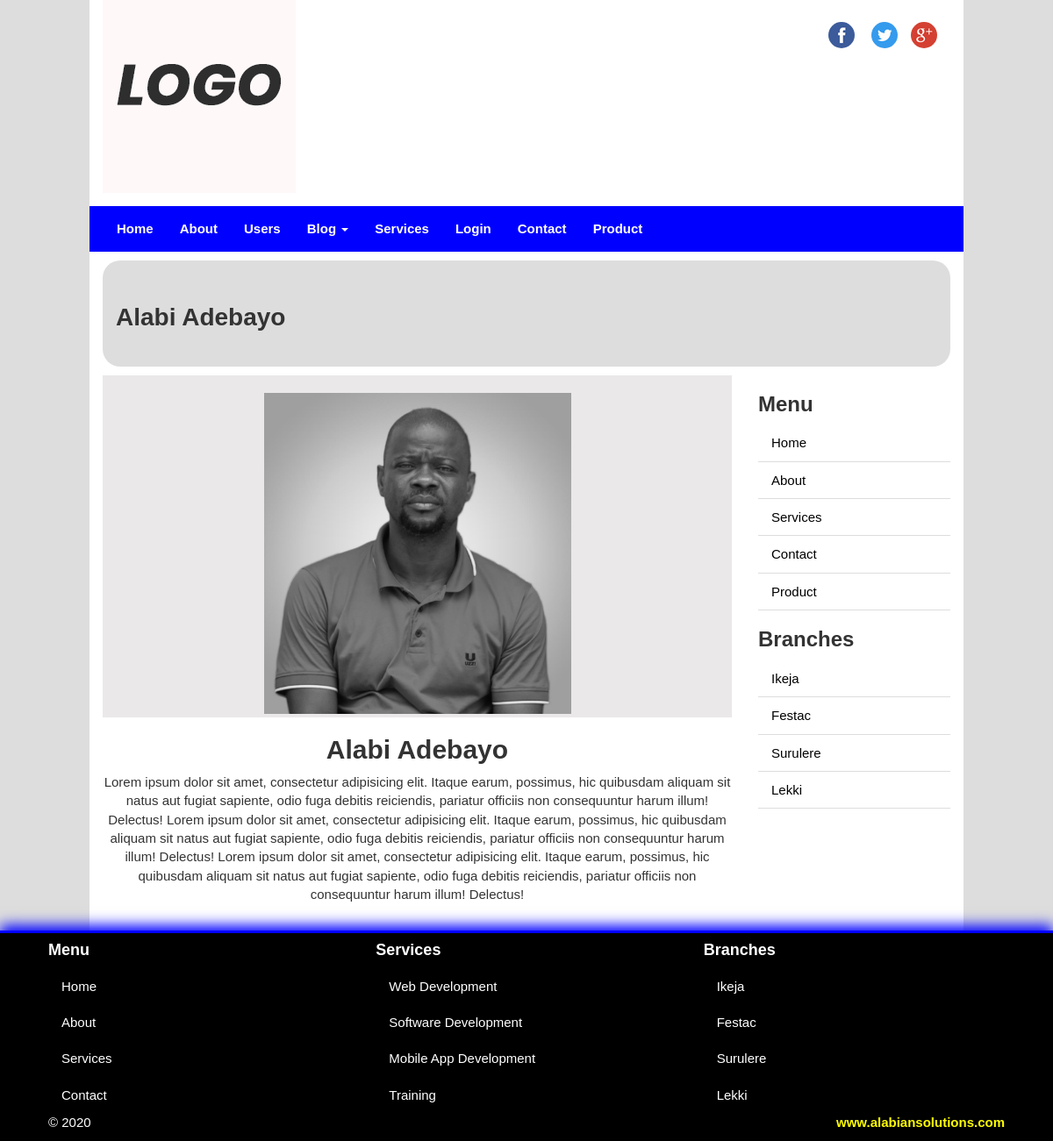
Screenshot of /frontend/about-detail/2 with the database file from the repository.
### classwork_app/models.py (models this page shows, shortened)
class About(models.Model):
    abt_title = models.CharField(max_length=150)
    profile = models.ImageField(blank=True, null=True, upload_to='uploads/')
    description = models.TextField(blank=True)

### classwork_app/views.py (the view)
# urls.py: path('about-detail/<int:abt_id>', views.about_detail, name='about_detail'),
def about_detail(request, abt_id):
    try:
        detail = About.objects.get(id=abt_id)
    except About.DoesNotExist:
        raise Http404('Model or page does not exist')
    return render(request, 'classwork_app/detail.html', {'dt':detail})

### classwork_app/custom_processor.py (called while the page is built)
def footer_date(request):
    footer_time = datetime.now()
    context = {'site_date':footer_time}
    return context

def menu_cat(request):
    category = Category.objects.all()
    kwargs = {'cat':category}
    return kwargs

### classwork_app/templates/classwork_app/detail.html (shortened to what this page needs)
{% extends 'classwork_app/base.html' %}
{% load static %}
{% block content %}
<section id="sectionTitle">
  <div class="pageTitle">
    <h1>{{ dt.abt_title }}</h1>
  </div>
</section>
<section id="content">
  <div class="row">
    <div class="col-sm-9 text-center" id="detailContent">
      {% if dt %}
        <div class="contain-img">
          <div class="img-div">
              <img src="{{ dt.profile.url }}" class="img-responsive">
          </div>
        </div>
        <div class="detail-content">
          <h2>{{ dt.abt_title }}</h2>
          <p>
           {{ dt.description }}
          </p>
        </div>
        {% endif %}
    </div>
    {% include 'classwork_app/sidebar.html' %}
  </div>
</section>
{% endblock %}

### classwork_app/static/classwork_app/css/style.css (style rules this page uses)
body { font-family: arial, verdana, sans-serif; font-size:15px; background-color:#ddd; }
h1, h2, h3, h4, h5, h6 { font-weight: bold; }
h1 { font-size:28px; }
#sectionTitle { background-color:#ddd; padding:30px 15px; margin: 10px 0; border-radius:20px; }
.img-div { width: 350px; height: 350px; margin: auto; }
.contain-img { background-color: #EAE8E8; padding: 20px; box-sizing: border-box; }
#detailContent img { width: 100%; height: auto; }

### rows the page displays
About: abt_title "Alabi Adebayo", profile (picture), description "Lorem ipsum dolor sit amet, consectetur adipisicing elit. Itaque earum, possimus, hic quibusdam aliquam sit natus aut fugiat sapiente, odio fuga debitis reiciendis, pariatur officiis non consequuntur harum illum! Delectus! Lorem ipsum dolor sit amet, consectetur adipisicing elit. Itaque earum, possimus, hic quibusdam aliquam sit natus aut fugiat sapiente, odio fuga debitis reiciendis, pariatur officiis non consequuntur harum illum! Delectus! Lorem ipsum dolor sit amet, consectetur adipisicing elit. Itaque earum, possimus, hic quibusdam aliquam sit natus aut fugiat sapiente, odio fuga debitis reiciendis, pariatur officiis non consequuntur harum illum! Delectus!"
